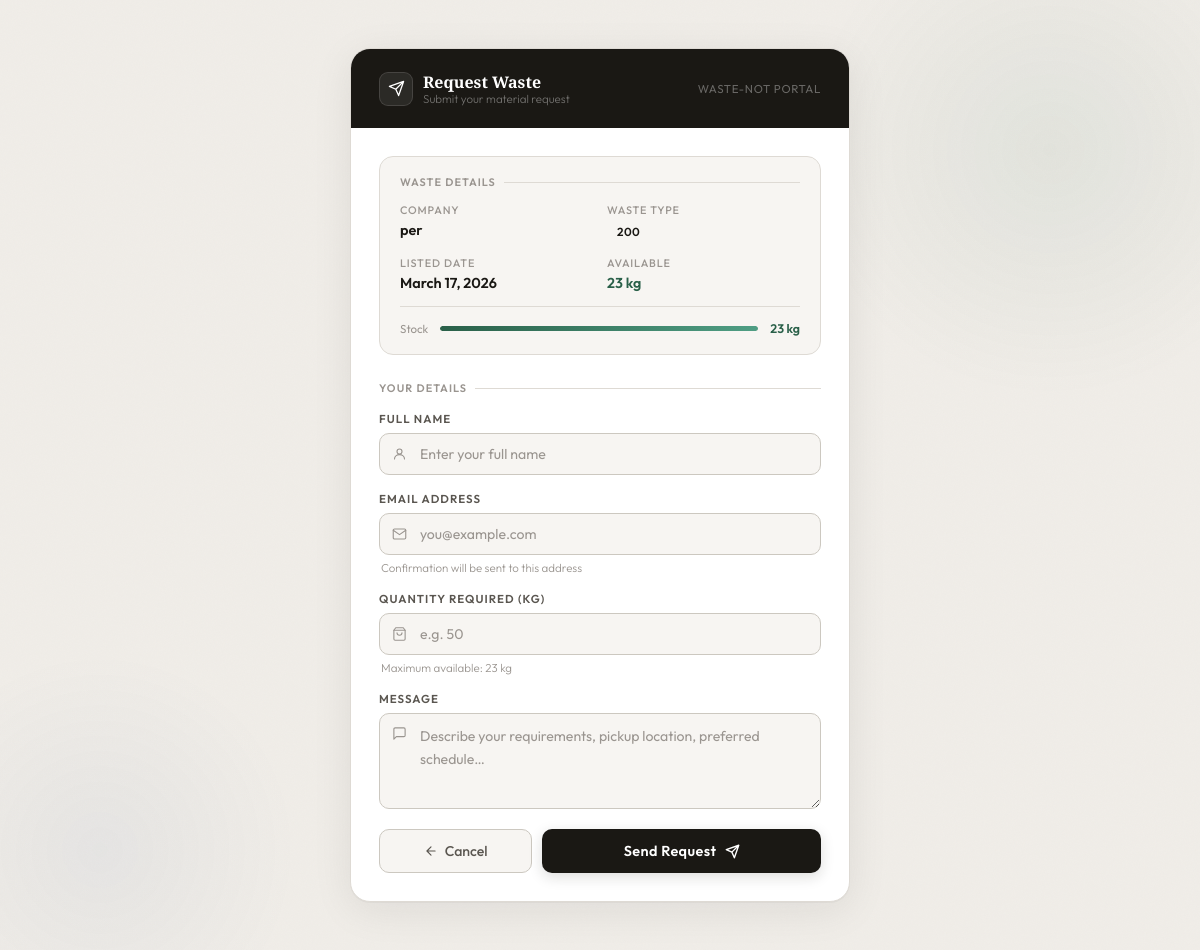
/request/1/ (signed in), run on the app's committed database.
### wasteapp/models.py (models this page shows, shortened)
class Waste(models.Model):
    producer = models.ForeignKey(settings.AUTH_USER_MODEL, on_delete=models.CASCADE)
    company      = models.CharField(max_length=200, default="Unknown Company")
    waste_type   = models.CharField(max_length=100)
    quantity     = models.IntegerField()
    date         = models.DateField(default=timezone.now)
    location     = models.CharField(max_length=100)
    status = models.CharField(
        max_length=20,
        choices=[
            ('produced',  'Produced'),
            ('listed',    'Listed'),
            ('consumed',  'Consumed'),
            ('recycled',  'Recycled'),
        ],
        default='produced'
    )
    description = models.TextField(blank=True)
    created_at  = models.DateTimeField(auto_now_add=True)

### wasteapp/views.py (the view, shortened to what this page needs)
# urls.py: path('request/<int:id>/', views.request_waste,  name="request"),
@login_required
@consumer_required
def request_waste(request, id):
    waste = get_object_or_404(Waste, id=id)
    return render(request, "request.html", {"waste": waste})

### wasteapp/templates/request.html (shortened to what this page needs)
<!DOCTYPE html>
<html lang="en">
<head>
</head>
<body>
<div class="blob2"></div>
<div class="card">
  <div class="card-topbar">
    <div class="topbar-brand">
      <div class="topbar-icon">
        <svg viewBox="0 0 24 24">
          <path d="M22 2L11 13M22 2l-7 20-4-9-9-4 20-7z"/>
        </svg>
      </div>
      <div>
        <div class="topbar-title">Request Waste</div>
        <div class="topbar-sub">Submit your material request</div>
      </div>
    </div>
    <div class="topbar-step">Waste-Not Portal</div>
  </div>
  <div class="card-body">
    <div class="waste-panel">
      <div class="waste-panel-label">Waste Details</div>
      <div class="waste-grid">
        <div class="waste-item">
          <div class="wi-label">Company</div>
          <div class="wi-value">{{ waste.company }}</div>
        </div>
        <div class="waste-item">
          <div class="wi-label">Waste Type</div>
          <div class="wi-value">
            <span class="badge badge-{{ waste.waste_type|lower }}">{{ waste.waste_type }}</span>
          </div>
        </div>
        <div class="waste-item">
          <div class="wi-label">Listed Date</div>
          <div class="wi-value">{{ waste.date }}</div>
        </div>
        <div class="waste-item">
          <div class="wi-label">Available</div>
          <div class="wi-value" style="color:var(--accent);">{{ waste.quantity }} kg</div>
        </div>
      </div>
      <div class="avail-bar">
        <span class="avail-bar-label">Stock</span>
        <div class="avail-bar-track">
          <div class="avail-bar-fill"></div>
        </div>
        <span class="avail-qty">{{ waste.quantity }} kg</span>
      </div>
    </div>
    {% if sent %}
    <div class="success-state">
      <div class="success-icon">
        <svg viewBox="0 0 24 24"><polyline points="20 6 9 17 4 12"/></svg>
      </div>
      <div class="success-title">Request Submitted!</div>
      <div class="success-desc">
        Your request to <strong>{{ waste.company }}</strong> has been sent. They will contact you on your email to confirm the details.
      </div>
      <a href="/consumer/" class="btn-back-home">
        <svg viewBox="0 0 24 24"><path d="M19 12H5M12 19l-7-7 7-7"/></svg>
        Back to Marketplace
      </a>
    </div>
    {% else %}
    <div class="section-label">Your Details</div>
    <form method="POST">
      <div class="field">
        <label>Full Name</label>
        <div class="input-wrap">
          <div class="input-icon">
          </div>
          <input type="text" name="consumer_name" placeholder="Enter your full name">
        </div>
      </div>
      <div class="field">
        <label>Email Address</label>
        <div class="input-wrap">
          <div class="input-icon">
          </div>
          <input type="email" name="email" placeholder="you@example.com" required>
        </div>
        <div class="hint">Confirmation will be sent to this address</div>
      </div>
      <div class="field">
        <label>Quantity Required (kg)</label>
        <div class="input-wrap">
          <div class="input-icon">
          </div>
          <input type="number" name="quantity" placeholder="e.g. 50" min="1" max="{{ waste.quantity }}">
        </div>
        <div class="hint">Maximum available: {{ waste.quantity }} kg</div>
      </div>
      <div class="field">
        <label>Message</label>
        <div class="input-wrap">
          <div class="textarea-icon">
          </div>
          <textarea name="message" placeholder="Describe your requirements, pickup location, preferred schedule…"></textarea>
        </div>
      </div>
      <div class="btn-row">
        <a href="/consumer/" class="btn-cancel">
          <svg viewBox="0 0 24 24"><path d="M19 12H5M12 19l-7-7 7-7"/></svg>
          Cancel
        </a>
        <button type="submit" class="btn-submit">
          Send Request
          <svg viewBox="0 0 24 24"><path d="M22 2L11 13M22 2l-7 20-4-9-9-4 20-7z"/></svg>
        </button>
      </div>
    </form>
    {% endif %}
  </div>
</div>
</body>
</html>

### data on the page
Waste: company "per", waste_type "200", date "March 17, 2026", quantity "23"
